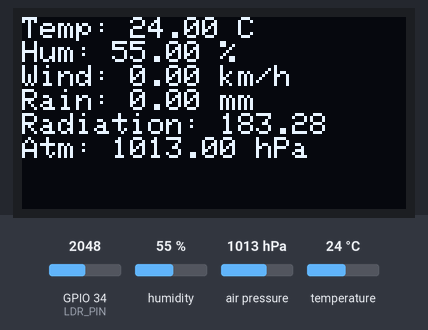
Simulated run of this sketch. Board: ESP32. On the bench: 128×64 one-colour display. The test bench sets the inputs (shaded band); at power-on: humidity 55 %, air pressure 1013 hPa, GPIO 34 (LDR_PIN) = 2048, temperature 24 °C. WiFi joins after 1.5 s; servers stay silent unless stated; random numbers use the default seed unless the sketch sets one; no MQTT or app messages arrive unless stated; what the sketch prints to the serial monitor is not drawn.

Above: at 2.7 s.
2.8 s: humidity set to 22 %
At 4.5 s:
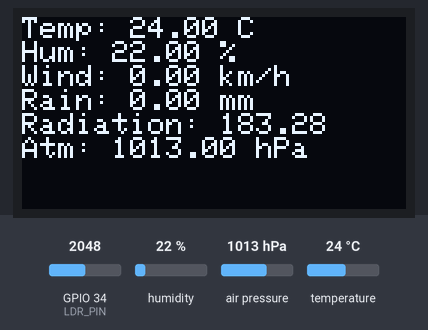
5.5 s: air pressure set to 952 hPa
At 7.0 s:
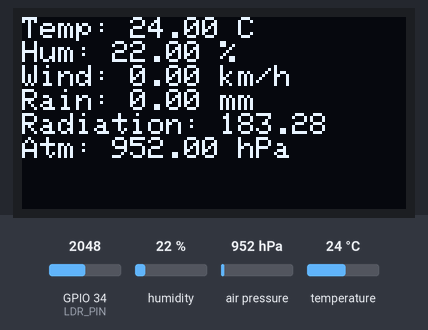
8.2 s: GPIO 34 (LDR_PIN) set to 2866
At 10.7 s:
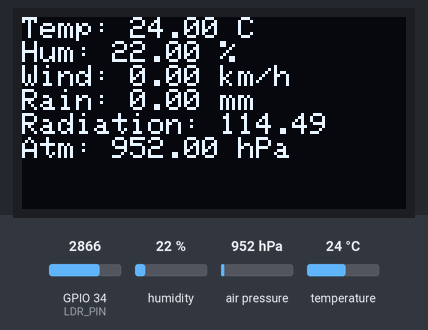
11.3 s: temperature set to 12 °C
At 13.2 s:
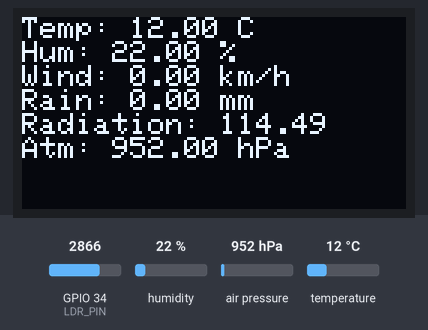
14.0 s: air pressure set to 975 hPa
At 16.9 s:
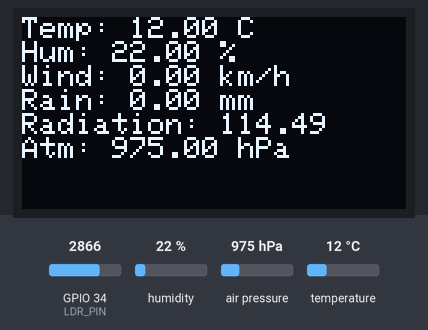
17.5 s: GPIO 34 (LDR_PIN) set to 3972
At 19.4 s:
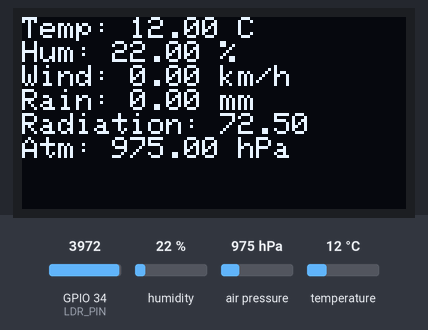
Timing chart, 0 to 20.9 s (numbered marks = the images above; inputs shaded):
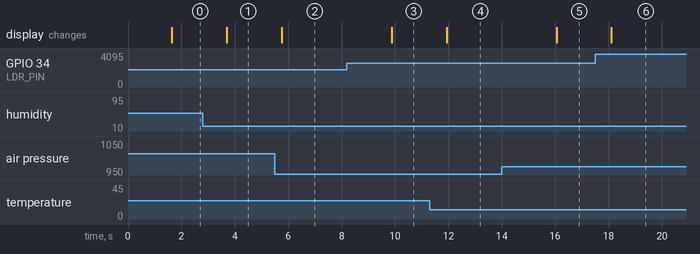

Measured:
- after the input at 2.8 s, the display: changes after 0.90 s (image 1)
- after the input at 5.5 s, the display: changes after 0.26 s (image 2)
- after the input at 8.2 s, the display: changes after 1.7 s (image 3)
- after the input at 11.3 s, the display: changes after 0.63 s (image 4)
- after the input at 14.0 s, the display: changes after 2.0 s (image 5)
- after the input at 17.5 s, the display: changes after 0.61 s (image 6)

The sketch:

ESP32_Master.ino
```cpp
#include <SPI.h>

// Sensors
#include <Wire.h>
#include <Adafruit_BMP280.h>
#include <Adafruit_Sensor.h>
#include <DHT.h>
#include <DHT_U.h>

#include <Adafruit_GFX.h>
#include <Adafruit_SH110X.h>

// WiFi + MQTT
#include <WiFi.h>
#include <PubSubClient.h>
#include <WiFiClientSecure.h>

// ---------------- DHT ----------------

#define DHTPIN 4
#define DHTTYPE DHT11

DHT dht(DHTPIN, DHTTYPE);

// ---------------- BMP280 ----------------

Adafruit_BMP280 bmp;

// ---------------- OLED ----------------

#define I2C_ADD 0x3C
Adafruit_SH1106G display(128,64,&Wire,-1);

// ---------------- LDR ----------------

#define LDR_PIN 34

int ldrValue = 0;

// ---------------- SPI ----------------

#define SCK_PIN 18
#define MISO_PIN 19
#define MOSI_PIN 23
#define SS_PIN 5

SPIClass spi = SPIClass(VSPI);

SPISettings settings(1000000, MSBFIRST, SPI_MODE0);

// ---------------- WiFi ----------------

const char* ssid = "Rittik";
const char* password = "c#Ar@CtEr";

// ---------------- MQTT ----------------

#define MQTT_BROKER "d85b561d6bee461aa99610ea09619324.s1.eu.hivemq.cloud"
#define MQTT_PORT 8883
#define MQTT_USER "final_year_project"
#define MQTT_PASSWORD "Final_year_project26"
#define MQTT_TOPIC "sensor/data"

WiFiClientSecure espClient;
PubSubClient mqttClient(espClient);

// ---------------- Rain ----------------

const float rainMM = 0.173;

// ---------------- WiFi ----------------

void setup_wifi() {

  Serial.print("Connecting WiFi");

  WiFi.begin(ssid, password);

  while (WiFi.status() != WL_CONNECTED) {

    delay(500);
    Serial.print(".");
  }

  Serial.println("\nWiFi Connected");
}

// ---------------- MQTT ----------------

void reconnect() {

  while (!mqttClient.connected()) {

    Serial.print("Connecting MQTT...");

    String clientId = "ESP32Client-";
    clientId += String(random(0xffff), HEX);

    if (mqttClient.connect(
          clientId.c_str(),
          MQTT_USER,
          MQTT_PASSWORD
        )) {

      Serial.println("Connected");
    }
    else {

      Serial.println("Retrying...");
      delay(5000);
    }
  }
}

// ---------------- SPI READ FUNCTION ----------------

byte spiRead(byte command) {

  byte received;

  spi.beginTransaction(settings);

  digitalWrite(SS_PIN, LOW);

  // Send command
  spi.transfer(command);

  // Read actual response
  received = spi.transfer(0x00);

  digitalWrite(SS_PIN, HIGH);

  spi.endTransaction();

  return received;
}

// ---------------- SETUP ----------------

void setup() {

  Serial.begin(115200);

  pinMode(LDR_PIN, INPUT);

  dht.begin();

  // SPI
  spi.begin(SCK_PIN, MISO_PIN, MOSI_PIN, SS_PIN);

  pinMode(SS_PIN, OUTPUT);

  digitalWrite(SS_PIN, HIGH);

  // BMP280
  if (!bmp.begin(0x76)) {

    Serial.println("BMP280 not found");

    while (1);
  }

  // OLED
  display.begin(I2C_ADD,true);
  display.clearDisplay();

  // WiFi
  setup_wifi();

  // MQTT
  espClient.setInsecure();

  mqttClient.setServer(MQTT_BROKER, MQTT_PORT);

  reconnect();

  Serial.println("ESP32 Master Ready");
}

// ---------------- LOOP ----------------

void loop() {

  display.clearDisplay();

  // -------- DHT --------

  float humidity = dht.readHumidity();
  float temp = dht.readTemperature();

  // -------- BMP280 --------

  float pressure = bmp.readPressure()/100.0;

  // -------- LDR --------

  ldrValue = analogRead(LDR_PIN);

  float radiation =
  500.0 / pow((ldrValue / 1000.0), 1.4);

  // -------- SPI SENSOR READS --------

  float windSpeed = (float)spiRead(0x04);

  int tips = spiRead(0x02);

  float rainfall = tips * rainMM;

  // -------- SERIAL OUTPUT --------

  Serial.println("----- Weather Data -----");

  Serial.print("Temp: ");
  Serial.println(temp);

  Serial.print("Humidity: ");
  Serial.println(humidity);

  Serial.print("Pressure: ");
  Serial.println(pressure);

  Serial.print("Wind Speed: ");
  Serial.println(windSpeed);

  Serial.print("Rainfall: ");
  Serial.println(rainfall);

  Serial.print("Radiation: ");
  Serial.println(radiation);

  Serial.println("------------------------");

  // -------- MQTT --------

  if (!mqttClient.connected()) reconnect();

  mqttClient.loop();

  String payload =
  "{"
  "\"temperature\":" + String(temp) +
  ",\"humidity\":" + String(humidity) +
  ",\"atmosphericPressure\":" + String(pressure) +
  ",\"windspeed\":" + String(windSpeed) +
  ",\"rainfall\":" + String(rainfall) +
  ",\"radiation\":" + String(radiation) +
  "}";

  mqttClient.publish(MQTT_TOPIC, payload.c_str());

  // -------- OLED --------

  display.setTextSize(1);

  display.setTextColor(SH110X_WHITE);

  display.setCursor(0,0);

  display.print("Temp: ");
  display.print(temp);
  display.println(" C");

  display.print("Hum: ");
  display.print(humidity);
  display.println(" %");

  display.print("Wind: ");
  display.print(windSpeed);
  display.println(" km/h");

  display.print("Rain: ");
  display.print(rainfall);
  display.println(" mm");

  display.print("Radiation: ");
  display.println(radiation);

  display.print("Atm: ");
  display.print(pressure);
  display.println(" hPa");

  display.display();

  delay(2000);
}
```
